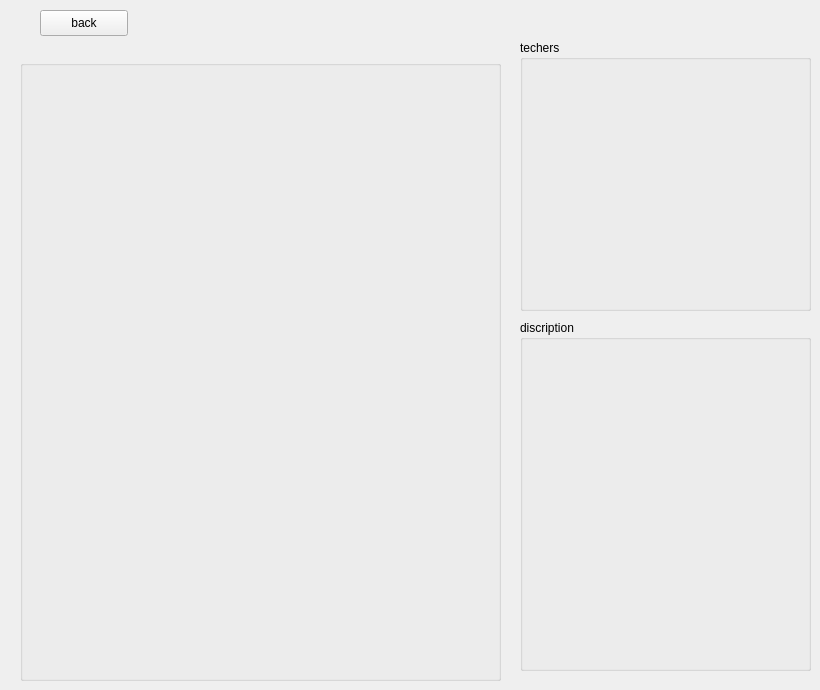
            <widget class="QWidget" name="student_info">
             <widget class="QGroupBox" name="groupBox_2">
              <property name="geometry">
               <rect>
                <x>20</x>
                <y>60</y>
                <width>481</width>
                <height>621</height>
               </rect>
              </property>
              <property name="title">
               <string/>
              </property>
             </widget>
             <widget class="QPushButton" name="back_to_s_table">
              <property name="geometry">
               <rect>
                <x>40</x>
                <y>10</y>
                <width>88</width>
                <height>26</height>
               </rect>
              </property>
              <property name="text">
               <string>back</string>
              </property>
             </widget>
             <widget class="QGroupBox" name="groupBox_4">
              <property name="geometry">
               <rect>
                <x>520</x>
                <y>40</y>
                <width>291</width>
                <height>271</height>
               </rect>
              </property>
              <property name="title">
               <string>techers</string>
              </property>
             </widget>
             <widget class="QGroupBox" name="groupBox_5">
              <property name="geometry">
               <rect>
                <x>520</x>
                <y>320</y>
                <width>291</width>
                <height>351</height>
               </rect>
              </property>
              <property name="title">
               <string>discription</string>
              </property>
             </widget>
            </widget>
